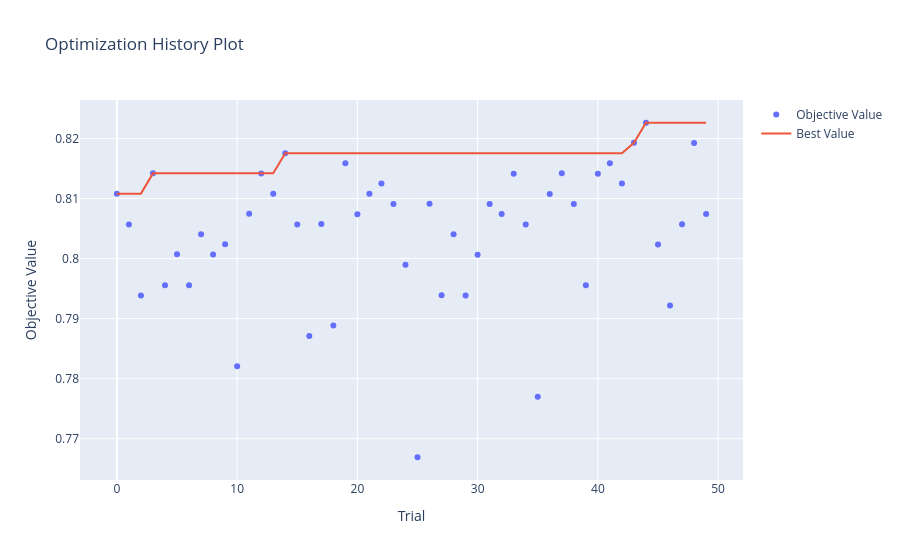
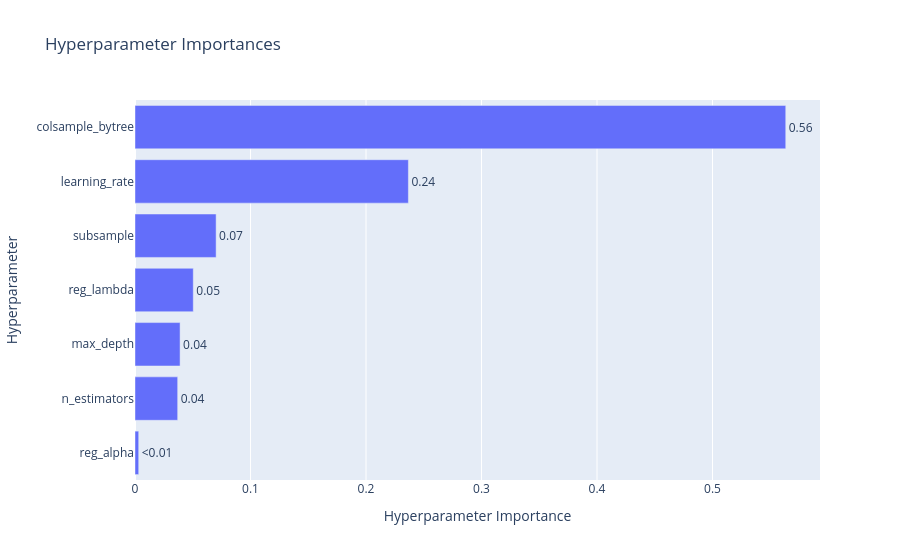
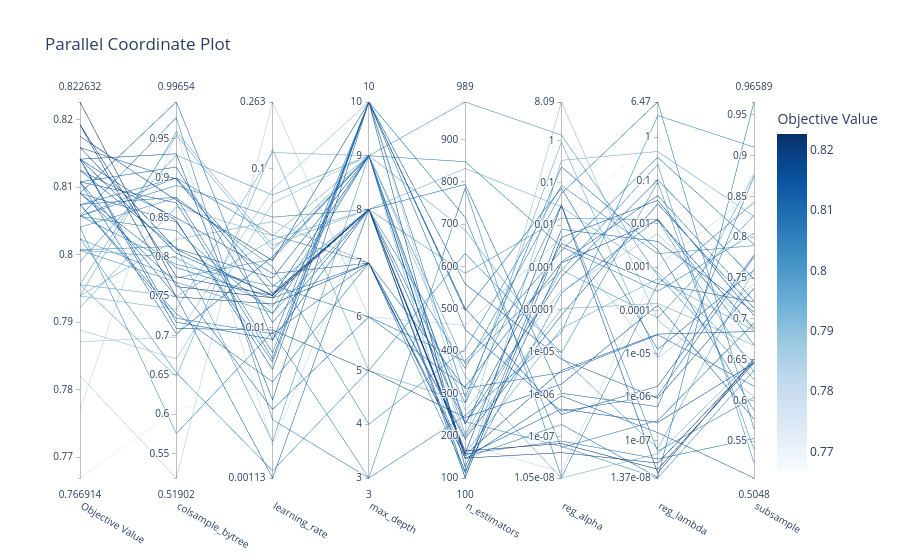
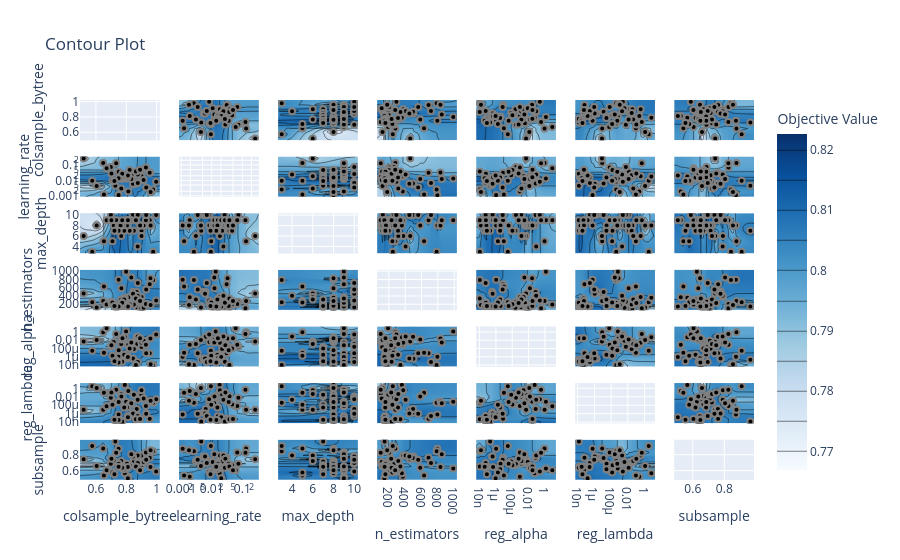

The notebook cell saved with these charts, in order:
### Markdown cell above
**PLOT**

### Code cell
ov.plot_optimization_history(study).show()
ov.plot_param_importances(study).show()
ov.plot_parallel_coordinate(study).show()
ov.plot_contour(study).show()
ov.plot_intermediate_values(study).show()
